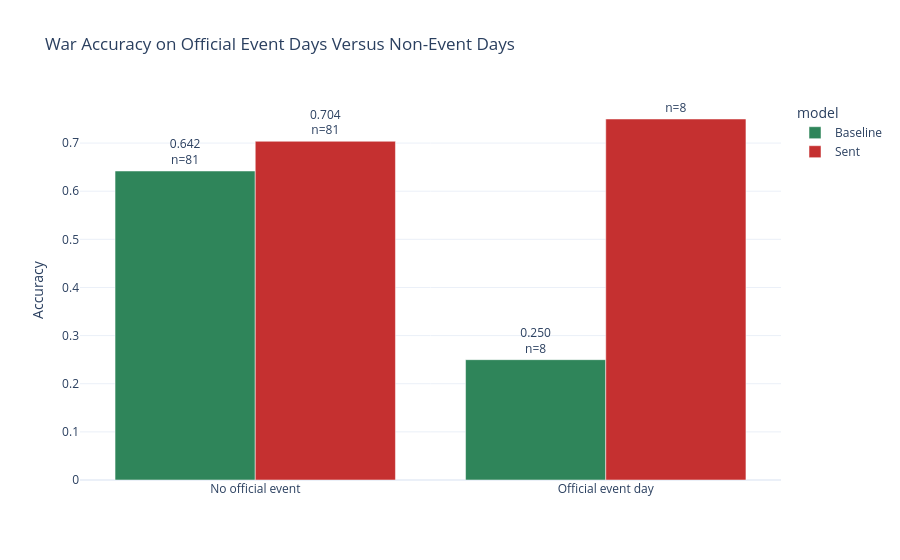

The code cell stored with this chart in its notebook:
### Markdown cell above
## Official Event Days Versus Non-Event Days

Once the `Sent` edge is visible, we need to check where it appears. The thesis says the text layer should help most when dated geopolitical supply information enters the market. This plot separates official event days from other war days, so it is best read as mechanism evidence rather than the main headline metric.

### Code cell
# Split war-period observations into event days and non-event days using the dated statement-event file.
event_sources = pd.read_csv(ARTIFACT_DIR / 'statement_event_sources.csv', parse_dates=['date'])
event_sources = event_sources[(event_sources['date'] >= WAR_START) & (event_sources['date'] <= WAR_END)].copy()
event_days = event_sources[['date']].drop_duplicates().assign(event_day=1)

war_event_analysis = behavior[behavior['period'] == 'War'].merge(event_days, on='date', how='left')
war_event_analysis['event_day'] = war_event_analysis['event_day'].fillna(0).astype(int)
war_event_analysis['subset'] = np.where(war_event_analysis['event_day'] == 1, 'Official event day', 'No official event')

event_split = pd.concat(
    [
        war_event_analysis.groupby('subset', as_index=False).agg(
            accuracy=('baseline_correct', 'mean'),
            n=('ticker', 'size'),
        ).assign(model='Baseline'),
        war_event_analysis.groupby('subset', as_index=False).agg(
            accuracy=('sent_correct', 'mean'),
            n=('ticker', 'size'),
        ).assign(model='Sent'),
    ],
    ignore_index=True,
)
event_split['label'] = event_split.apply(lambda row: f"{row['accuracy']:.3f}<br>n={int(row['n'])}", axis=1)

fig = px.bar(
    event_split,
    x='subset',
    y='accuracy',
    color='model',
    barmode='group',
    text='label',
    title='War Accuracy on Official Event Days Versus Non-Event Days',
    color_discrete_map={'Baseline': '#2f855a', 'Sent': '#c53030'},
)
fig.update_traces(textposition='outside')
fig.update_layout(height=560, xaxis_title='', yaxis_title='Accuracy')
fig.show()

### Figure 1 — Plotly figure (JSON) as saved in the notebook; plotly's stock layout.template omitted (floating-point values rounded to 4 significant figures)
{"data": [{"alignmentgroup": "True", "hovertemplate": "model=Baseline<br>subset=%{x}<br>accuracy=%{y}<br>label=%{text}<extra></extra>", "legendgroup": "Baseline", "marker": {"color": "#2f855a", "pattern": {"shape": ""}}, "name": "Baseline", "offsetgroup": "Baseline", "orientation": "v", "showlegend": true, "text": ["0.642<br>n=81", "0.250<br>n=8"], "textposition": "outside", "type": "bar", "x": ["No official event", "Official event day"], "xaxis": "x", "y": [0.642, 0.25], "yaxis": "y"}, {"alignmentgroup": "True", "hovertemplate": "model=Sent<br>subset=%{x}<br>accuracy=%{y}<br>label=%{text}<extra></extra>", "legendgroup": "Sent", "marker": {"color": "#c53030", "pattern": {"shape": ""}}, "name": "Sent", "offsetgroup": "Sent", "orientation": "v", "showlegend": true, "text": ["0.704<br>n=81", "0.750<br>n=8"], "textposition": "outside", "type": "bar", "x": ["No official event", "Official event day"], "xaxis": "x", "y": [0.7037, 0.75], "yaxis": "y"}], "layout": {"barmode": "group", "height": 560, "legend": {"title": {"text": "model"}, "tracegroupgap": 0}, "title": {"text": "War Accuracy on Official Event Days Versus Non-Event Days"}, "xaxis": {"anchor": "y", "domain": [0, 1], "title": {"text": ""}}, "yaxis": {"anchor": "x", "domain": [0, 1], "title": {"text": "Accuracy"}}}}
